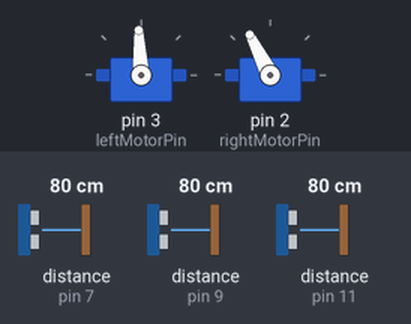
This sketch was run on a simulated Arduino Uno, built with avr-gcc and run on an emulated ATmega328P. On the bench: 2 × servo. Wiring (inferred from the names in the program): 3 × ultrasonic range finder: trigger pin 6, echo pin 7 / trigger pin 8, echo pin 9 / trigger pin 10, echo pin 11. The test bench sets the inputs (shaded band); at power-on: distance to the obstacle (sensors on pin 7, pin 9, pin 11) 80 cm. The echo pulse lasts 58.3 µs per cm; what the sketch prints to the serial monitor is not drawn.

Above: at 1.2 s.
1.3 s: distance to the obstacle (sensor on pin 7) set to 11 cm
2.8 s: distance to the obstacle (sensor on pin 7) set to 8 cm
At 3.5 s:
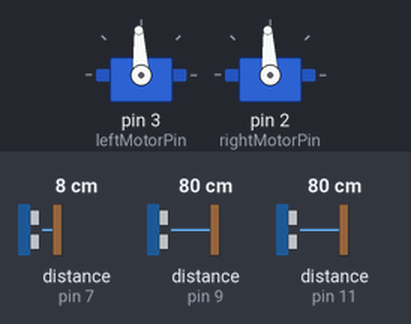
4.3 s: distance to the obstacle (sensor on pin 7) set to 18 cm
At 4.7 s:
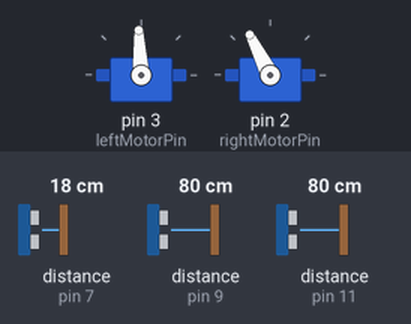
5.8 s: distance to the obstacle (sensor on pin 9) set to 18 cm
At 7.0 s:
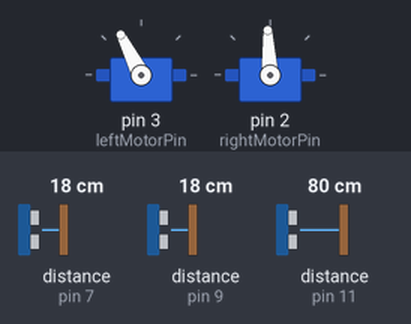
8.8 s: distance to the obstacle (sensor on pin 11) set to 18 cm
At 10.0 s:
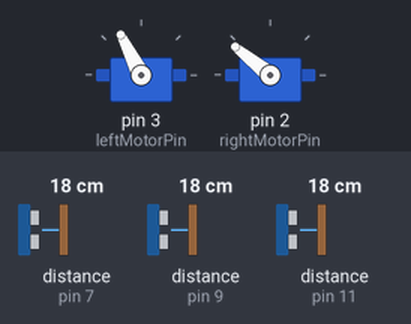
10.3 s: distance to the obstacle (sensor on pin 11) set to 35 cm
Timing chart, 0 to 60.8 s (numbered marks = the images above; inputs shaded):
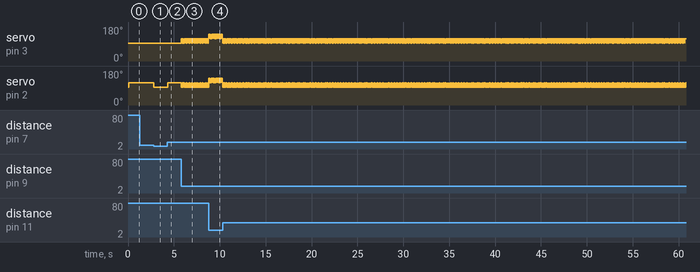

The sketch:

followingRobot.ino
```cpp
  #include <Servo.h>

  int leftMotorPin = 3;
  int rightMotorPin = 2;

  long durationForward;
  long distanceForward;

  long durationLeft;
  long distanceLeft;

  long durationRight;
  long distanceRight;

  long minDistance;

  unsigned long prevUltrasonicMillis = 0; // Stores the last time the ultrasonic was triggered
  unsigned long ultrasonicInterval = 50; // Interval at which to take ultrasonic measurements (2 seconds)

  const int trigPinForward = 10;
  const int echoPinForward = 11;

  const int trigPinLeft = 6;
  const int echoPinLeft = 7;

  const int trigPinRight = 8;
  const int echoPinRight = 9;

  Servo leftMotor;
  Servo rightMotor;

  void ultrasonicForward(){
    // Ultrasonic
    digitalWrite(trigPinForward, LOW);
    delayMicroseconds(2);
    digitalWrite(trigPinForward, HIGH);
    delayMicroseconds(10);
    digitalWrite(trigPinForward, LOW);
    durationForward = pulseIn(echoPinForward, HIGH);
    distanceForward = durationForward * 0.034 / 2;
    Serial.print ("DISTANCE Forward: ");
    Serial.println (distanceForward);
  }
  void ultrasonicLeft(){
    // Ultrasonic
    digitalWrite(trigPinLeft, LOW);
    delayMicroseconds(2);

    digitalWrite(trigPinLeft, HIGH);
    delayMicroseconds(10);

    digitalWrite(trigPinLeft, LOW);
    durationLeft = pulseIn(echoPinLeft, HIGH);
    distanceLeft = durationLeft * 0.034 / 2 + 7;

    Serial.print ("DISTANCE Left: ");
    Serial.println (distanceLeft);
  }
  void ultrasonicRight(){
    // Ultrasonic
    digitalWrite(trigPinRight, LOW);
    delayMicroseconds(2);

    digitalWrite(trigPinRight, HIGH);
    delayMicroseconds(10);

    digitalWrite(trigPinRight, LOW);
    durationRight = pulseIn(echoPinRight, HIGH);
    distanceRight = durationRight * 0.034 / 2 + 7;

    Serial.print ("DISTANCE Right: ");
    Serial.println (distanceRight);
  }
  void setup() {
    // Attach the motors to their respective pins
    leftMotor.attach(leftMotorPin);
    rightMotor.attach(rightMotorPin);
    // Ulttrasonic
    pinMode(trigPinForward, OUTPUT);
    pinMode(echoPinForward, INPUT);

    pinMode(trigPinLeft, OUTPUT);
    pinMode(echoPinLeft, INPUT);

    pinMode(trigPinRight, OUTPUT);
    pinMode(echoPinRight, INPUT);

    Serial.begin(115200);
  }
  void loop() {
    unsigned long currentMillis = millis();
    minDistance = min(distanceRight,min(distanceForward, distanceLeft));

    if(minDistance <= 45 && minDistance > 15){
      if(distanceRight==distanceLeft || distanceLeft == distanceForward || distanceRight==distanceForward){
        leftMotorControl(50);
        rightMotorControl(50);
      }
      if(minDistance==distanceForward){
        leftMotorControl(100);
        rightMotorControl(100);
      }
      if(minDistance==distanceLeft){
        leftMotorControl(0);
        rightMotorControl(50);
      }
      if(minDistance==distanceRight){
        leftMotorControl(50);
        rightMotorControl(0);
      }
      } else if(minDistance <= 15){
        leftMotorControl(0);
        rightMotorControl(0);
    }
    else {
      leftMotorControl(0);
      rightMotorControl(50); }

    // Ultrasonic measurement with non-blocking delay
    if (currentMillis - prevUltrasonicMillis >= ultrasonicInterval) {
      prevUltrasonicMillis = currentMillis; // Save the last time you triggered the ultrasonic sensor
      ultrasonicForward(); // Trigger ultrasonic measurement
      ultrasonicLeft();
      ultrasonicRight();
    }
  }

  void leftMotorControl(int value) {
    // Map the input value to the corresponding pulse width and control the motor
    leftMotor.writeMicroseconds(map(value, -100, 100, 1000, 2000));
  }

  void rightMotorControl(int value) {
    // Map the input value to the corresponding pulse width and control the motor
    rightMotor.writeMicroseconds(map(value, -100, 100, 1000, 2000));
  }
```

Measured:
- the behaviour switches between 10 and 9 cm on distance to the obstacle (sensor on pin 7) (found by bisection; images 0 and 1)
- after the input at 2.8 s, servo on pin 2 (rightMotorPin): 117° → 93° at once
- after the input at 4.3 s, servo on pin 2 (rightMotorPin): 93° → 117° at once
- by itself, servo on pin 3 (leftMotorPin): moves between 93° and 117°, repeating every 6.2 s
